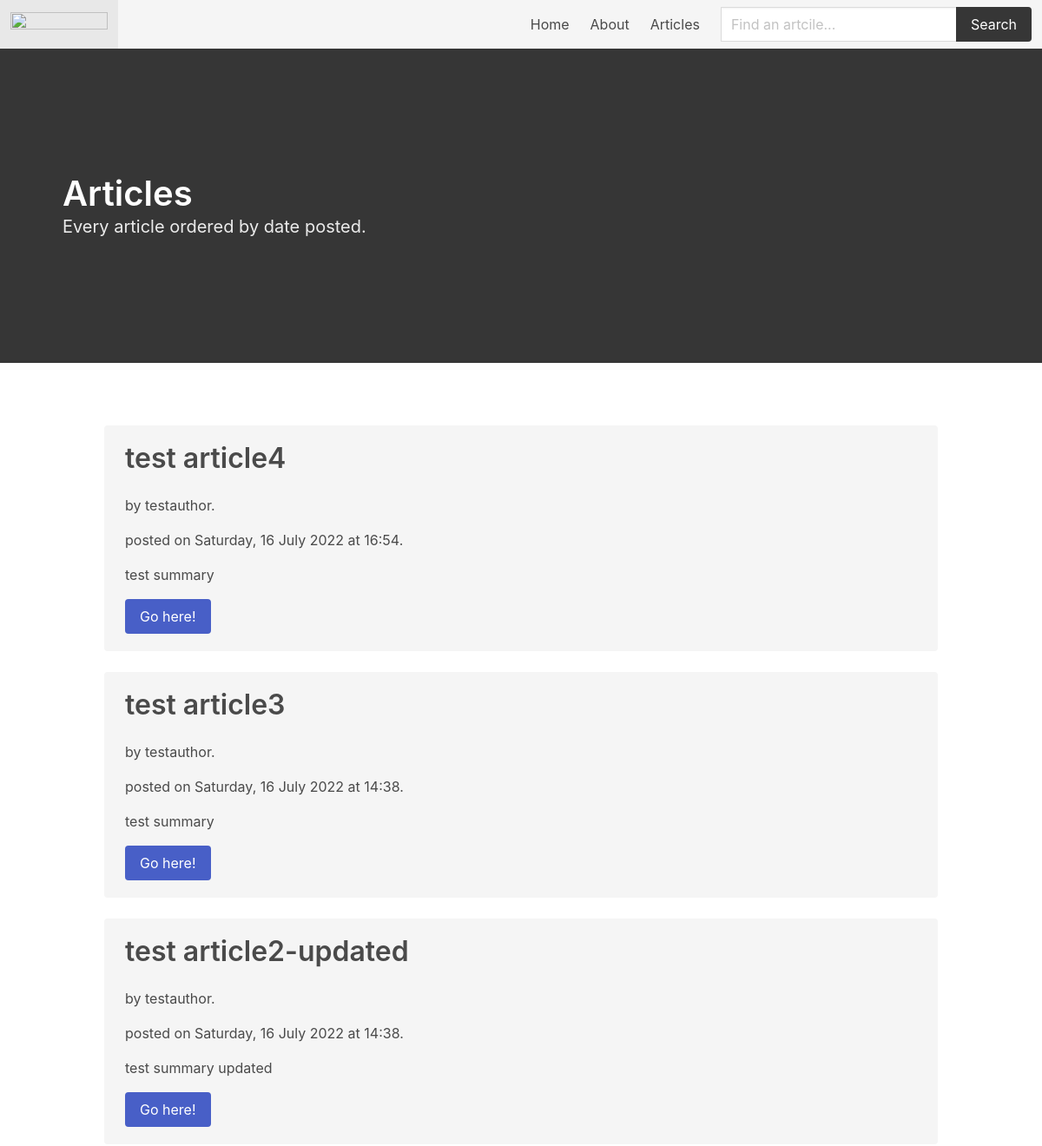
The page /articles/ (upper part) on the database as committed earlier.
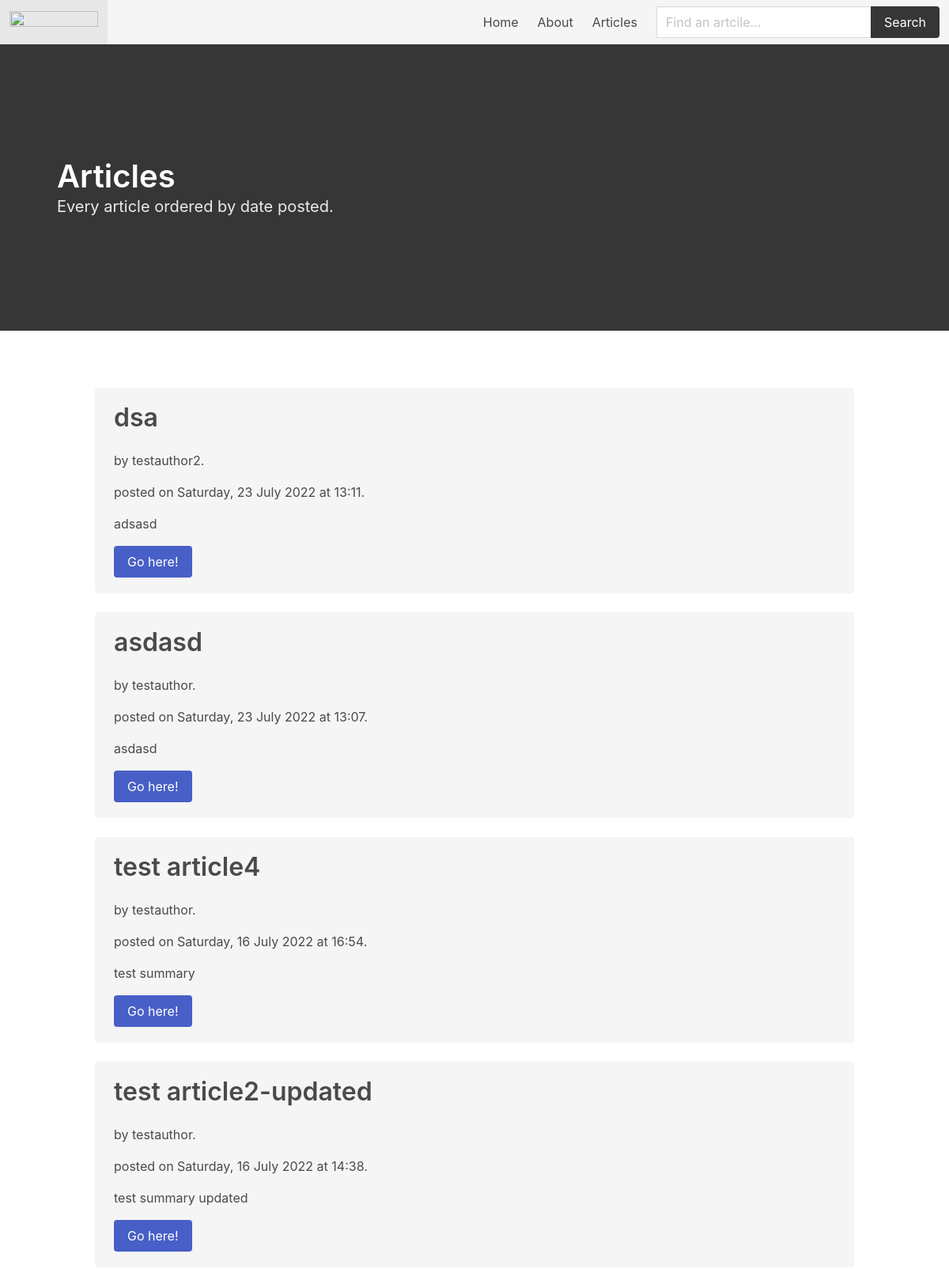
The same page on the database as committed later.
### model.py (models this page shows)
class Articles(db.Model):
    id = db.Column(db.Integer, primary_key=True)
    title = db.Column(db.String(250))
    author = db.Column(db.String(250), db.ForeignKey('users.name'))
    link = db.Column(db.String(250))
    content = db.Column(db.Text)
    summary = db.Column(db.Text)
    date_posted = db.Column(db.DateTime)
    date_updated = db.Column(db.DateTime)
    tags = db.Column(db.PickleType())
    categories = db.Column(db.PickleType())

### public.py (the view)
@public.route('/articles/')
def articles():
    posts = Articles.query.all()
    posts = Articles.query.order_by(Articles.date_posted.desc()).all()
    datePosted = []
    for post in posts:
        datePosted.append(dates.format_datetime(post.date_posted, "EEEE, d MMMM y 'at' HH:mm"))
    return render_template('articles.html', posts=posts, date_posted=datePosted)

### forms.py
class SearchForm(FlaskForm):
    searched = StringField('Searched', validators=[DataRequired()])
    submit = SubmitField('Submit')

### public.py (called while the page is built)
@public.context_processor
def base():
    form = SearchForm()
    return dict(form=form)

### templates/articles.html
{% extends 'page-base.html' %}
{% block hero %}
    <h1 class="title">Articles</h1>
    <p class="subtitle">Every article ordered by date posted.</p>
{% endblock %}
{% block content %}
    {% for post in range(posts|length) %}
    <div class="columns">
        <div class="column content">
            <div class="notification">
                <h1 class="subtitle">{{ posts[post].title }}</h1>
                <p>by {{ posts[post].author }}.</p>
                <p>posted on {{ date_posted[post] }}.</p>
                <p>{{ posts[post].summary }}</p>
                <a class="button is-link" href="{{ url_for('public.article', title=posts[post].link) }}">Go here!</a>
            </div>
        </div>
    </div>
    {% endfor %}
{% endblock %}

### templates/page-base.html (shortened to what this page needs)
<!DOCTYPE html>
<html>
    <head>
        <link rel="stylesheet" href="{{ url_for('static', filename='style.css') }}">
    </head>
    <body>
        <nav class="navbar is-light" role="navigation" aria-label="main navigation">
            <div class="navbar-brand">
              <a class="navbar-item" href="{{ url_for('public.index') }}">
                <img src="https://bulma.io/images/bulma-logo.png" width="112" height="28">
              </a>
            </div>
            <div id="navbarBasicExample" class="navbar-menu">
              <div class="navbar-end">
                <a class="navbar-item" href="{{ url_for('public.index') }}">
                    Home
                </a>
                <a class="navbar-item" href="{{ url_for('public.about') }}">
                    About
                </a>
                <a class="navbar-item" href="{{ url_for('public.articles') }}">
                    Articles
                </a>
                <div class="navbar-item">
                    <form method="POST" action="{{ url_for('public.search') }}" class="field has-addons">
                        <div class="control">
                            <input class="input" type="text" placeholder="Find an artcile..." name="searched">
                        </div>
                        <div class="control">
                            <input class="button is-dark" type="submit" value="Search">
                        </div>
                    </form>
                </div>
              </div>
            </div>
        </nav>
        <section class="hero is-medium is-dark content">
            <div class="hero-body">
                {% block hero %}
                {% endblock %}
            </div>
          </section>
        <section class="section">
            <div class="container">
                {% block content %}
                {% endblock %}
            </div>
        </section>
    </body>
</html>

Rows that differ between the two databases and show on the page:
removed Articles: title "test article3", author "testauthor", summary "test summary"
added Articles: title "dsa", author "testauthor2", summary "adsasd"
added Articles: title "asdasd", author "testauthor", summary "asdasd"
Other text that changed with them:
new list line: "by . posted on Saturday, 23 July 2022 at 13:11 . Go here!"
new list line: "by . posted on Saturday, 23 July 2022 at 13:07 . Go here!"
list line gone: "by . posted on Saturday, 16 July 2022 at 14:38 . Go here!"
